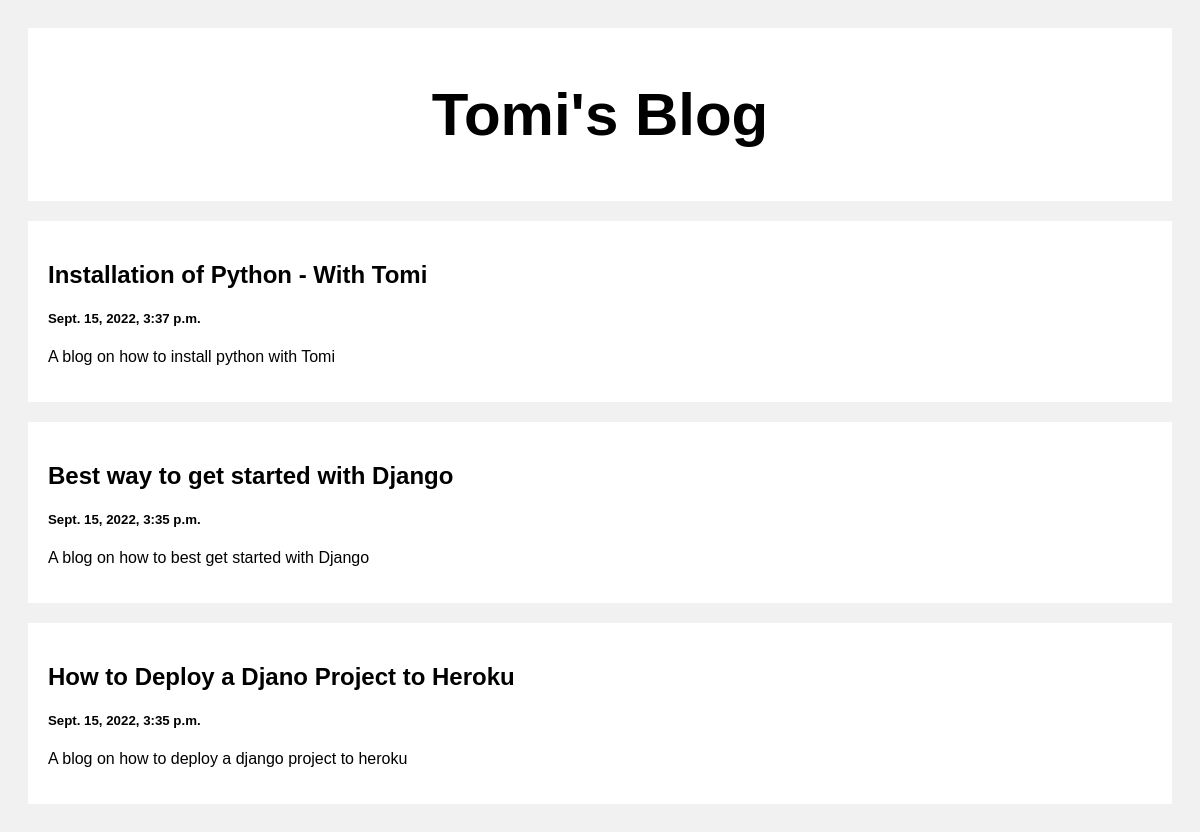
The page / on the database its author committed.
### posts/models.py (models this page shows)
class Post(models.Model):
    title = models.CharField(max_length=100)
    body = models.CharField(max_length=1_000_000)
    created_at = models.DateTimeField(default=datetime.now(), blank=True)

### posts/views.py (the view)
# urls.py: path('', views.index, name='index'),
def index(request):
    context = {
        'posts': Post.objects.all()
    }
    return render(request, 'index.html', context)

### templates/index.html (shortened to what this page needs)
<!DOCTYPE html>
<html>
<head>
</head>
<body>
<div class="header">
  <h2>Tomi's Blog</h2>
</div>
<div class="row">
  <div class="leftcolumn">
      {% for post in posts reversed %}
       <div class="card" >
        <a style="text-decoration: none; color: black;" href="/post/{{post.id}}" >
          <h2>{{post.title}}</h2>
          <h5>{{post.created_at}}</h5>
          <p>{{post.body|truncatewords:20}}</p>
        </a>
       </div>
      {% endfor %}
  </div>
</div>
</body>
</html>

### templates/index.html (style rules this page uses)
* { box-sizing: border-box; }
body { font-family: Arial; padding: 20px; background: #f1f1f1; }
.header { padding: 2px; font-size: 40px; text-align: center; background: white; }
.leftcolumn { float: left; width: 100%; }
.card { background-color: white; padding: 20px; margin-top: 20px; }
.row:after { content: ""; display: table; clear: both; }

### rows shown on the page
Post: title "Installation of Python - With Tomi", created_at "Sept. 15, 2022, 3:37 p.m.", body "A blog on how to install python with Tomi"
Post: title "Best way to get started with Django", created_at "Sept. 15, 2022, 3:35 p.m.", body "A blog on how to best get started with Django"
Post: title "How to Deploy a Djano Project to Heroku", created_at "Sept. 15, 2022, 3:35 p.m.", body "A blog on how to deploy a django project to heroku"
